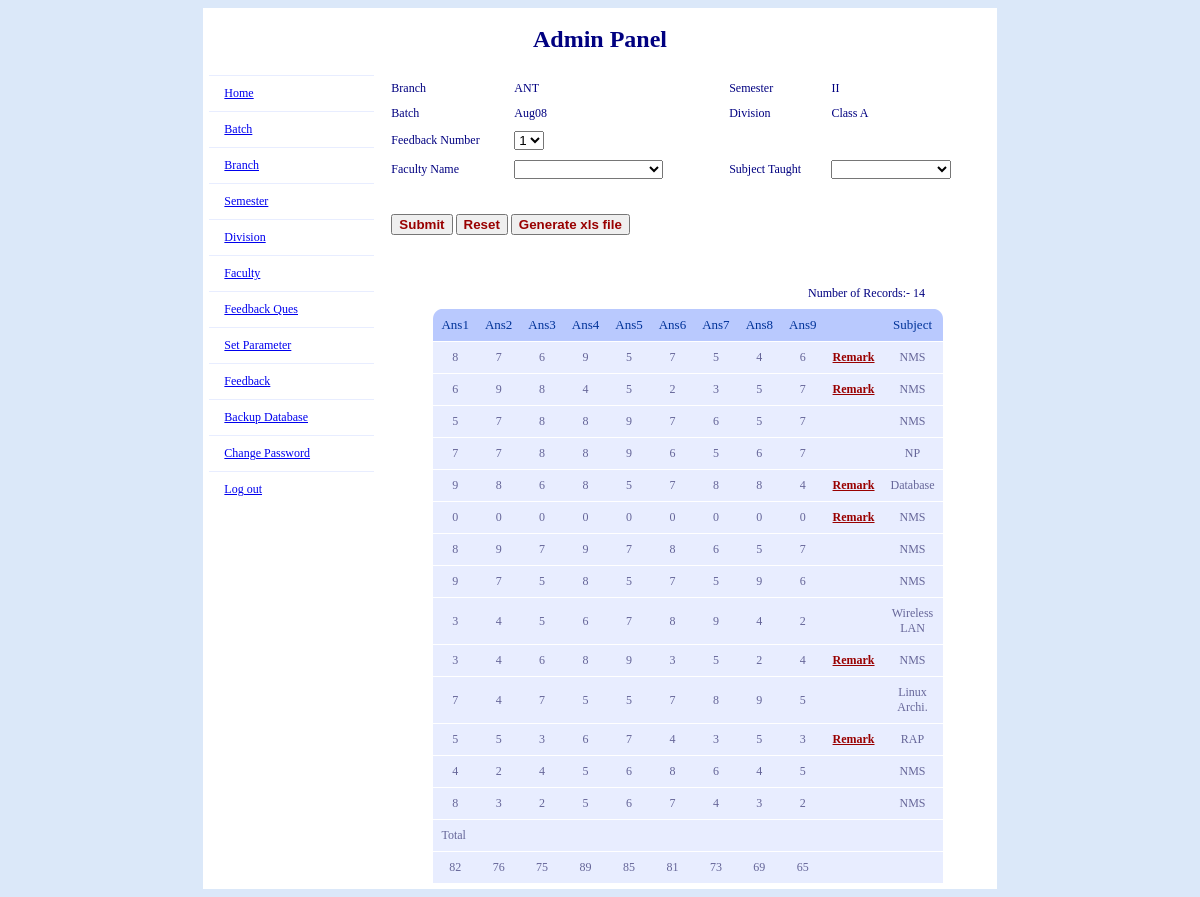
/Source/feedback/admin/feedback.php (signed in), run on the app's committed database.
### tables this page shows
CREATE TABLE IF NOT EXISTS `feedback_para` (
  `para_id` int(1) NOT NULL,
  `batch_id` int(10) NOT NULL,
  `b_id` int(10) NOT NULL,
  `sem_id` int(10) NOT NULL,
  `division_id` int(10) NOT NULL
);

CREATE TABLE IF NOT EXISTS `branch_master` (
  `b_id` int(20) NOT NULL AUTO_INCREMENT,
  `b_name` varchar(255) NOT NULL,
  PRIMARY KEY (`b_id`)
);

CREATE TABLE IF NOT EXISTS `semester_master` (
  `sem_id` int(20) NOT NULL AUTO_INCREMENT,
  `sem_name` varchar(255) NOT NULL,
  PRIMARY KEY (`sem_id`)
);

CREATE TABLE IF NOT EXISTS `batch_master` (
  `batch_id` int(20) NOT NULL AUTO_INCREMENT,
  `batch_name` varchar(255) NOT NULL,
  `feedback_no` int(2) NOT NULL,
  PRIMARY KEY (`batch_id`)
);

CREATE TABLE IF NOT EXISTS `division_master` (
  `id` int(10) NOT NULL AUTO_INCREMENT,
  `division` varchar(20) NOT NULL,
  PRIMARY KEY (`id`)
);

CREATE TABLE IF NOT EXISTS `feedback_master` (
  `feed_id` int(20) NOT NULL AUTO_INCREMENT,
  `roll_no` varchar(255) NOT NULL,
  `b_id` int(20) NOT NULL,
  `batch_id` int(20) NOT NULL,
  `feedback_no` int(20) NOT NULL,
  `sem_id` int(20) NOT NULL,
  `f_id` int(20) NOT NULL,
  `sub_id` int(20) NOT NULL,
  `division_id` int(10) NOT NULL,
  `ans1` int(20) NOT NULL,
  `ans2` int(20) NOT NULL,
  `ans3` int(20) NOT NULL,
  `ans4` int(20) NOT NULL,
  `ans5` int(20) NOT NULL,
  `ans6` int(20) NOT NULL,
  `ans7` int(20) NOT NULL,
  `ans8` int(20) NOT NULL,
  `ans9` int(20) NOT NULL,
  `remark` text NOT NULL,
  `feed_date` date NOT NULL,
  PRIMARY KEY (`feed_id`)
);

CREATE TABLE IF NOT EXISTS `subject_master` (
  `sub_id` int(20) NOT NULL AUTO_INCREMENT,
  `sub_name` varchar(255) NOT NULL,
  `sem_id` int(20) NOT NULL,
  `f_id` int(20) NOT NULL,
  `batch_id` int(20) NOT NULL,
  `division_id` int(10) NOT NULL,
  PRIMARY KEY (`sub_id`)
);

### Source/feedback/admin/includes/common_functions.php (called while the page is built, shortened)
<?php
function branch_name($b_id)
{
	$sel_b="select * from branch_master where b_id=".$b_id;
	$res=mysql_query($sel_b) or die(mysql_error());
	$b_name=mysql_fetch_array($res);
	return $b_name['b_name'];
}
function batch_name($batch_id)
{
	$sel_b="select * from batch_master where batch_id=".$batch_id;
	$res=mysql_query($sel_b) or die(mysql_error());
	$b_name=mysql_fetch_array($res);
	return $b_name['batch_name'];
}
function sem_name($sem_id)
{
	$sel_s="select * from semester_master where sem_id=".$sem_id;
	$res=mysql_query($sel_s) or die(mysql_error());
	$s_name=mysql_fetch_array($res);
	return $s_name['sem_name'];
}
function division_name($division_id)
{
	$sel_s="select * from division_master where  id=".$division_id;
	$res=mysql_query($sel_s) or die(mysql_error());
	$s_name=mysql_fetch_array($res);
	return $s_name['division'];
}
function subject_name($sub_id)
{
	$sel_s="select * from subject_master where sub_id=".$sub_id;
	$res=mysql_query($sel_s) or die(mysql_error());
	$s_name=mysql_fetch_array($res);
	return $s_name['sub_name'];
}
?>

### Source/feedback/admin/feedback.php (the view, shortened to what this page needs)
<?php
	  include("includes/config_db.php");
?>
<!DOCTYPE html PUBLIC "-//W3C//DTD XHTML 1.0 Transitional//EN" "http://www.w3.org/TR/xhtml1/DTD/xhtml1-transitional.dtd">
<html xmlns="http://www.w3.org/1999/xhtml">
<head>
<link rel="stylesheet" type="text/css" href="includes/style.css" />
</head>
<body>
<?php
if(isset($_POST['Submit']) || isset($_POST['xls_file']))
{	$query_string='';
	if(isset($_POST['b_name']))
	{
		$query_string.=" b_id='".$_POST['b_name']."' and";
		$b_name=$_POST['b_name'];
	}
	if(isset($_POST['batch_name']))
	{
		$query_string.=" batch_id='".$_POST['batch_name']."' and";
		$batch_name=$_POST['batch_name'];
	}
	if(isset($_POST['division']))
	{
		$query_string.=" division_id='".$_POST['division']."' and";
		$division=$_POST['division'];
	}
	if(isset($_POST['feedback_no']))
	{
		$query_string.=" feedback_no='".$_POST['feedback_no']."' and";
		$feedback_no=$_POST['feedback_no'];
	}
	if(isset($_POST['fac_name']))
	{
		$query_string.=" f_id='".$_POST['fac_name']."' and";
		$fac_name=$_POST['fac_name'];
	}
	if(isset($_POST['sem_name']))
	{
		$query_string.=" sem_id='".$_POST['sem_name']."' and";
		$sem_name=$_POST['sem_name'];
	}
	if(isset($_POST['sub_name']))
	{
		$query_string.=" sub_id='".$_POST['sub_name']."' ";
		$sub_id=$_POST['sub_name'];
	}
	$slq_search="select * from feedback_master where (".$query_string.")";
	$res_search=mysql_query($slq_search) or die(mysql_error());
	if($_POST['query_set']=='1')
	{
		$file_name=write_xls($slq_search);
	}
}
else
{
	$slq_search="select * from feedback_master order by feed_date asc";
	$res_search=mysql_query($slq_search) or die(mysql_error());
}
?>
<table width="67%" align="center" border="0" cellpadding="0" cellspacing="1">
<?php include('admin_panel_heading.php'); ?>
<tr>
<td width="14%" bgcolor="#FFFFFF" valign="top">
<? include('left_side.php');?>
</td>
<td width="86%" align="center" valign="top">
<table align="center" width="100%">
<tr><td colspan="3">
<form name="feedback_form" action="<?php echo $_SERVER['PHP_SELF']?>" method="post" enctype="multipart/form-data" onsubmit="return chkForm();">
<table width="100%" cellpadding="2" cellspacing="6">
        <tr>
          <td align="left">Branch </td>
          <td align="left"><label>
            <?
			 if(isset($b_name))
			  $default=$b_name;
			 else
			 	$default='';
    	    $sel_para="select * from feedback_para";
			$res_para=mysql_query($sel_para) or die(mysql_error());
			$result_para=mysql_fetch_array($res_para);
			?>
			<?php echo branch_name($result_para['b_id']);?>
          </label></td>
          <td>&nbsp;</td>
          <td align="left">Semester</td>
          <td align="left">
		  <?
			 if(isset($sem_name))
			  $default=$sem_name;
			 else
			  $default='';
	      ?>
		  <?php echo sem_name($result_para['sem_id']);?>
		  </td>
        </tr>
        <tr>
          <td align="left">Batch</td>
          <td align="left"><?
			 if(isset($batch_name))
			  $default=$batch_name;
			 else
			 	$default='';
			?>
			<?php echo batch_name($result_para['batch_id']);?>
			</td>
			<td>&nbsp;</td>
			<td align="left">Division</td>
          <td align="left"><?
			 if(isset($division))
			  $default=$division;
			 else
			 	$default='';
			?>
			<?php echo division_name($result_para['division_id']);?>
			</td>
        </tr>
		<tr>
		<td align="left">Feedback Number</td>
          <td align="left">
		  <?
			if(isset($feedback_no) && $_POST['feedback_no']==1)
			{	$one='selected="selected"';$two='';}
			elseif(isset($feedback_no) && $_POST['feedback_no']==2)
			{	$two='selected="selected"';$one='';}
			else
			{	$one='';$two='';}
		 ?>
		  <select name="feedback_no">
		  <option value="1" <?php echo $one?>>1</option>
		  </select></td>
		</tr>
        <tr>
          <td align="left">Faculty Name </td>
          <td align="left"><label>
            <?
			 $sel_fac="select distinct fm.f_id, fm.f_name,fm.l_name from faculty_master as fm, subject_master as sm where fm.b_id='".$result_para['b_id']."' and fm.f_id=sm.f_id and sm.sem_id=".$result_para['sem_id'];
			 $res_fac=mysql_query($sel_fac) or die(mysql_error());
			 while($fac_combo=mysql_fetch_array($res_fac))
			 {
				$fac_array[] = array('id' => $fac_combo['f_id'],
									  'text' => $fac_combo['f_name'].'&nbsp;'.$fac_combo['l_name']);
			 }
			 if(isset($fac_name))
			  $default=$fac_name;
			 else
			 	$default='';
			 echo tep_draw_pull_down_menu('fac_name',$fac_array,$default,' tabindex="5" onChange="AjaxFunction(this.value);"');
	      ?>
          </label></td>
          <td>&nbsp;</td>
          <td align="left">Subject Taught </td>
          <td align="left"><label>
            <?
			 $sel_sub="select * from subject_master as sm , faculty_master as fm where fm.b_id='".$result_para['b_id']."' and fm.f_id=sm.f_id";
			 $res_sub=mysql_query($sel_sub) or die(mysql_error());
			 while($sub_combo=mysql_fetch_array($res_sub))
			 {
				$sub_array[] = array('id' => $sub_combo['sub_id'],
									  'text' => $sub_combo['sub_name']);
			 }
			 if(isset($sub_id))
			 { $def=$sub_id;}
			 else
			 {	$def='';}
			 echo tep_draw_pull_down_menu_sub('sub_name', $sub_array, $def, ' tabindex="6" ');
	      ?>
          </label></td></tr>
		  <tr><td colspan="5">&nbsp;</td></tr>
		  <tr>
		  <td colspan="5" align="left">
		  		<input class="button" type="submit" name="Submit" value="Submit" />
		  		<input class="button" type="button" value="Reset" onclick="location.href='<?php echo $_SERVER['PHP_SELF']?>'">
			  <input type="submit" name="xls_file" class="button" value="Generate xls file" onclick="javascript: create_xls();" />
	  	</td>
		</tr>
		<tr><td colspan="5">&nbsp;</td></tr>
</table>
</form>
</td>
</tr></table>
<table width="480px"><tr><td align=right>Number of Records:- <? echo mysql_num_rows($res_search);?></td></tr></table>
<table id="rounded-corner"  border="0" align="center" cellpadding="0" cellspacing="0" >
<thead>
<tr>
	<th scope="col" class="rounded-company" align="center">Ans1</th>
	<th scope="col" class="rounded-q1" align="center">Ans2</th>
	<th scope="col" class="rounded-q2" align="center">Ans3</th>
	<th scope="col" class="rounded-q3" align="center">Ans4</th>
	<th scope="col" class="rounded-q3" align="center">Ans5</th>
	<th scope="col" class="rounded-q3" align="center">Ans6</th>
	<th scope="col" class="rounded-q3" align="center">Ans7</th>
	<th scope="col" class="rounded-q3" align="center">Ans8</th>
	<th scope="col" class="rounded-q3" align="center">Ans9</th>
	<th scope="col" class="rounded-q3" align="center">&nbsp;</th>
	<th scope="col" class="rounded-q4" align="center">Subject</td>
</tr>
<?php
		if(mysql_num_rows($res_search)!=0)
		{
			$total_ans1=0;
			$total_ans2=0;
			$total_ans3=0;
			$total_ans4=0;
			$total_ans5=0;
			$total_ans6=0;
			$total_ans7=0;
			$total_ans8=0;
			$total_ans9=0;
			 while($myrow = mysql_fetch_array($res_search))
			 {
			   echo '<tr>';
			   echo "<td align=center>".$myrow['ans1']."</td>";
			   echo "<td align=center>".$myrow['ans2']."</td>";
			   echo "<td align=center>".$myrow['ans3']."</td>";
			   echo "<td align=center>".$myrow['ans4']."</td>";
			   echo "<td align=center>".$myrow['ans5']."</td>";
			   echo "<td align=center>".$myrow['ans6']."</td>";
			   echo "<td align=center>".$myrow['ans7']."</td>";
			   echo "<td align=center>".$myrow['ans8']."</td>";
			   echo "<td align=center>".$myrow['ans9']."</td>";
			   echo "<td align=center>".($myrow['remark']!=''?'<a href="javascript: void(0)"
	onclick="window.open(\'popup.php?feed_id='.$myrow['feed_id'].'\',\'windowname1\',\'width=200, height=77\');return false;" class="button">Remark</a>':'&nbsp;')."</td>";
			   echo "<td align=center>".subject_name($myrow['sub_id'])."</td>";
			  echo '</tr>';
			  $total_ans1=$total_ans1 + $myrow['ans1'];
			  $total_ans2=$total_ans2 + $myrow['ans2'];
			  $total_ans3=$total_ans3 + $myrow['ans3'];
			  $total_ans4=$total_ans4 + $myrow['ans4'];
			  $total_ans5=$total_ans5 + $myrow['ans5'];
			  $total_ans6=$total_ans6 + $myrow['ans6'];
			  $total_ans7=$total_ans7 + $myrow['ans7'];
			  $total_ans8=$total_ans8 + $myrow['ans8'];
			  $total_ans9=$total_ans9 + $myrow['ans9'];
			 }
			 echo '<tr><td colspan=11>Total</td></tr>';
			 echo '<tr>';
			 echo '<td align=center>'.$total_ans1.'</td>';
			 echo '<td align=center>'.$total_ans2.'</td>';
			 echo '<td align=center>'.$total_ans3.'</td>';
			 echo '<td align=center>'.$total_ans4.'</td>';
			 echo '<td align=center>'.$total_ans5.'</td>';
			 echo '<td align=center>'.$total_ans6.'</td>';
			 echo '<td align=center>'.$total_ans7.'</td>';
			 echo '<td align=center>'.$total_ans8.'</td>';
			 echo '<td align=center>'.$total_ans9.'</td>';
			 echo '<td align=center>&nbsp;</td>';
			 echo '<td align=center>&nbsp;</td>';
			 echo '</tr>';
		 }
		 else
		 {
		 	 echo '<tr>';
			  echo "<td align=center colspan=11>No Record Found!</td></tr>";
		 }
?>
</table>
</body>
</html>

### Source/feedback/admin/includes/style.css (style rules this page uses)
body, table, tr, td { font-family:verdana; font-size:12px; background-color:#DBE8F9; color:navy; }
.button { color: #900; font-weight: bold; }
table, tr, td { background-color: #FFF; }
#rounded-corner { font-family: "Lucida Sans Unicode", "Lucida Grande", Sans-Serif; font-size: 12px; margin: 5px; width: 480px; text-align: left; border-collapse: collapse; }
#rounded-corner thead th.rounded-company { background: #b9c9fe url('../images/left.png') left -1px no-repeat; }
#rounded-corner thead th.rounded-q4 { background: #b9c9fe url('../images/right.png') right -1px no-repeat; }
#rounded-corner th { padding: 8px; font-weight: normal; font-size: 13px; color: #039; background: #b9c9fe; }
#rounded-corner td { padding: 8px; background: #e8edff; border-top: 1px solid #fff; color: #669; }

### data on the page
feedback_para: b.b_name "ANT", sem.sem_name "II", batch.batch_name "Aug08", division.division "Class A"
feedback_master: ans1 "8", ans2 "7", ans3 "6", ans4 "9", ans5 "5", ans6 "7", ans7 "5", ans8 "4", ans9 "6", sub.sub_name "NMS"
feedback_master: ans1 "6", ans2 "9", ans3 "8", ans4 "4", ans5 "5", ans6 "2", ans7 "3", ans8 "5", ans9 "7", sub.sub_name "NMS"
feedback_master: ans1 "5", ans2 "7", ans3 "8", ans4 "8", ans5 "9", ans6 "7", ans7 "6", ans8 "5", ans9 "7", sub.sub_name "NMS"
feedback_master: ans1 "7", ans2 "7", ans3 "8", ans4 "8", ans5 "9", ans6 "6", ans7 "5", ans8 "6", ans9 "7", sub.sub_name "NP"
feedback_master: ans1 "9", ans2 "8", ans3 "6", ans4 "8", ans5 "5", ans6 "7", ans7 "8", ans8 "8", ans9 "4", sub.sub_name "Database"
feedback_master: ans1 "0", ans2 "0", ans3 "0", ans4 "0", ans5 "0", ans6 "0", ans7 "0", ans8 "0", ans9 "0", $myrow['feed_id'] 7 (drawn), sub.sub_name "NMS"
feedback_master: ans1 "8", ans2 "9", ans3 "7", ans4 "9", ans5 "7", ans6 "8", ans7 "6", ans8 "5", ans9 "7", sub.sub_name "NMS"
feedback_master: ans1 "9", ans2 "7", ans3 "5", ans4 "8", ans5 "5", ans6 "7", ans7 "5", ans8 "9", ans9 "6", sub.sub_name "NMS"
feedback_master: ans1 "3", ans2 "4", ans3 "5", ans4 "6", ans5 "7", ans6 "8", ans7 "9", ans8 "4", ans9 "2", sub.sub_name "Wireless LAN"
feedback_master: ans1 "3", ans2 "4", ans3 "6", ans4 "8", ans5 "9", ans6 "3", ans7 "5", ans8 "2", ans9 "4", sub.sub_name "NMS"
feedback_master: ans1 "7", ans2 "4", ans3 "7", ans4 "5", ans5 "5", ans6 "7", ans7 "8", ans8 "9", ans9 "5", sub.sub_name "Linux Archi."
feedback_master: ans1 "5", ans2 "5", ans3 "3", ans4 "6", ans5 "7", ans6 "4", ans7 "3", ans8 "5", ans9 "3", sub.sub_name "RAP"
feedback_master: ans1 "4", ans2 "2", ans3 "4", ans4 "5", ans5 "6", ans6 "8", ans7 "6", ans8 "4", ans9 "5", sub.sub_name "NMS"
feedback_master: ans1 "8", ans2 "3", ans3 "2", ans4 "5", ans5 "6", ans6 "7", ans7 "4", ans8 "3", ans9 "2", sub.sub_name "NMS"

### other printed values
mysql_num_rows($res_search) "14"
$total_ans1 "82"
$total_ans2 "76"
$total_ans3 "75"
$total_ans4 "89"
$total_ans5 "85"
$total_ans6 "81"
$total_ans7 "73"
$total_ans8 "69"
$total_ans9 "65"
